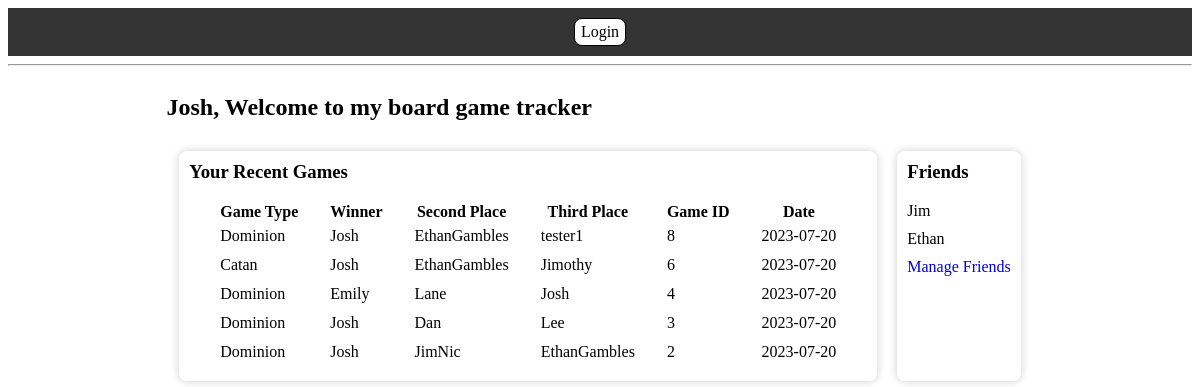
Screenshot of /home (signed in) with the database file from the repository.
### app.py (models this page shows)
class User(UserMixin, db.Model):
        id = db.Column(db.Integer, primary_key=True)
        fullname = db.Column(db.String(50), nullable=False)
        username = db.Column(db.String(15), nullable=False, unique=True)
        email = db.Column(db.String(50), nullable=False, unique=True)
        password = db.Column(db.String(80), nullable=False)
        favorites = db.relationship('SupportedGames', secondary=userFavorites, backref='favoritedby')
        friends = db.relationship('User', secondary=friends,
                                primaryjoin=(friends.c.user_id == id),
                                secondaryjoin=(friends.c.friend_id == id),
                                backref=db.backref('friend_of', lazy='dynamic'),
                                lazy='dynamic')

class DominionGame(db.Model):
    id = db.Column(db.Integer, primary_key=True)
    game_id = db.Column(db.Integer, nullable=False)
    winnerName = db.Column(db.String(50), nullable=False)
    winnerScore = db.Column(db.Integer, nullable=False)
    secondName = db.Column(db.String(50), nullable=False)
    secondScore = db.Column(db.Integer, nullable=False)
    thirdName = db.Column(db.String(50))
    thirdScore = db.Column(db.Integer)
    fourthName = db.Column(db.String(50))
    fourthScore = db.Column(db.Integer)
    date = db.Column(db.Date)

class CatanGame(db.Model):
    id = db.Column(db.Integer, primary_key=True)
    game_id = db.Column(db.Integer, nullable=False)
    winnerName = db.Column(db.String(50), nullable=False)
    winnerScore = db.Column(db.Integer, nullable=False)
    secondName = db.Column(db.String(50), nullable=False)
    secondScore = db.Column(db.Integer, nullable=False)
    thirdName = db.Column(db.String(50))
    thirdScore = db.Column(db.Integer)
    fourthName = db.Column(db.String(50))
    fourthScore = db.Column(db.Integer)
    date = db.Column(db.Date)

### app.py (the view, shortened to what this page needs)
@app.route('/')
@app.route('/home')
@login_required
def home():
    user = User.query.filter_by(username=current_user.username).first()
    user_friends = user.friends.limit(5).all()
    print(current_user.username)
    print(current_user.fullname)
    dominion_games = DominionGame.query.filter(or_(
        DominionGame.winnerName == current_user.fullname,
        DominionGame.secondName == current_user.fullname,
        DominionGame.thirdName == current_user.fullname,
        DominionGame.fourthName == current_user.fullname,
        DominionGame.winnerName == current_user.username,
        DominionGame.secondName == current_user.username,
        DominionGame.thirdName == current_user.username,
        DominionGame.fourthName == current_user.username
    )).with_entities(DominionGame.game_id, DominionGame.winnerName, DominionGame.secondName, DominionGame.thirdName, DominionGame.date, literal('Dominion').label('game_type')).all()
    recentGames = []
    for game in dominion_games:
        new_game = {}
        if game.winnerName == current_user.username:
            new_game['winnerName'] = current_user.fullname
        else:
            new_game['winnerName'] = game.winnerName
        if game.secondName == current_user.username:
            new_game['secondName'] = current_user.fullname
        else:
            new_game['secondName'] = game.secondName
        if game.thirdName == current_user.username:
            new_game['thirdName'] = current_user.fullname
        else:
            new_game['thirdName'] = game.thirdName
        new_game['game_id'] = game.game_id
        new_game['game_type'] = 'Dominion'
        new_game['current_date'] = game.date
        recentGames.append(new_game)
    catan_games = CatanGame.query.filter(or_(
        CatanGame.winnerName == current_user.fullname,
        CatanGame.secondName == current_user.fullname,
        CatanGame.thirdName == current_user.fullname,
        CatanGame.fourthName == current_user.fullname,
        CatanGame.winnerName == current_user.username,
        CatanGame.secondName == current_user.username,
        CatanGame.thirdName == current_user.username,
        CatanGame.fourthName == current_user.username
    )).with_entities(CatanGame.game_id, CatanGame.winnerName, CatanGame.secondName, CatanGame.thirdName, CatanGame.date, literal('Catan').label('game_type')).all()
    for game in catan_games:
        new_game = {}
        if game.winnerName == current_user.username:
            new_game['winnerName'] = current_user.fullname
        else:
            new_game['winnerName'] = game.winnerName
        if game.secondName == current_user.username:
            new_game['secondName'] = current_user.fullname
        else:
            new_game['secondName'] = game.secondName
        if game.thirdName == current_user.username:
            new_game['thirdName'] = current_user.fullname
        else:
            new_game['thirdName'] = game.thirdName
        new_game['game_id'] = game.game_id
        new_game['game_type'] = 'Catan'
        new_game['current_date'] = game.date
        recentGames.append(new_game)
    lords_games = LordsofWaterdeepGame.query.filter(or_(
        LordsofWaterdeepGame.winnerName == current_user.fullname,
        LordsofWaterdeepGame.secondName == current_user.fullname,
        LordsofWaterdeepGame.thirdName == current_user.fullname,
        LordsofWaterdeepGame.fourthName == current_user.fullname,
        LordsofWaterdeepGame.winnerName == current_user.username,
        LordsofWaterdeepGame.secondName == current_user.username,
        LordsofWaterdeepGame.thirdName == current_user.username,
        LordsofWaterdeepGame.fourthName == current_user.username
    )).with_entities(LordsofWaterdeepGame.game_id, LordsofWaterdeepGame.winnerName, LordsofWaterdeepGame.secondName, LordsofWaterdeepGame.thirdName, LordsofWaterdeepGame.date, literal('Catan').label('game_type')).all()
    sortedGames = sorted(recentGames, key=lambda x: x['game_id'], reverse=True)
    top5Games = sortedGames[:5]
    return render_template('home.html', title='Home', name=current_user.fullname, friends=user_friends, recentGames=top5Games)

### app.py (called while the page is built)
@login_manager.user_loader
def load_user(user_id):
    return User.query.get(int(user_id))

### home.html (shortened to what this page needs)
<!DOCTYPE html>
<html lang="en">
<head>
    <link rel="stylesheet" href="{{ url_for('static', filename='css/baseStyles.css') }}">
</head>
<body>
    {% extends "base.html" %}
    {% import "bootstrap/wtf.html" as wtf %}
    {% block content %}
        <div id="content">
            <div>
                <h2>{{ name }}, Welcome to my board game tracker</h2>
                <div id="mainLayout">
                    <div  class="section">
                        <h3>Your Recent Games</h3>
                        <table>
                            <thead>
                              <tr>
                                <th>Game Type</th>
                                <th>Winner</th>
                                <th>Second Place</th>
                                <th>Third Place</th>
                                <th>Game ID</th>
                                <th>Date</th>
                              </tr>
                            </thead>
                            <tbody>
                              {% for game in recentGames %}
                              <tr>
                                <td>{{ game.game_type }}</td>
                                <td>{{ game.winnerName }}</td>
                                <td>{{ game.secondName }}</td>
                                <td>{{ game.thirdName }}</td>
                                <td>{{ game.game_id }}</td>
                                <td>{{ game.current_date }}</td>
                              </tr>
                              {% endfor %}
                            </tbody>
                        </table>
                    </div>
                    <div class="section">
                        <h3>Friends</h3>
                        <div>
                            {% for friend in friends %}
                            <div style="margin-top: 10px;">
                                <span>{{ friend.fullname }}</span>
                            </div>
                            {% endfor %}
                        </div>
                        <div style="margin-top: 10px;">
                            <a href="/friend" class="btn-info">Manage Friends</a>
                        </div>
                    </div>
                </div>
            </div>
        </div>
    {% endblock %}

### baseStyles.css (style rules this page uses)
#content { display: flex; justify-content: center; }
#mainLayout { display: flex; justify-content: center; }
#mainLayout { width: 867px; display: flex; flex-direction: row; flex-wrap: wrap; }
.section { margin: 10px; border-radius: 8px; box-shadow: 0px 0px 8px rgba(0, 0, 0, 0.2); padding: 10px; }
.section h3 { margin-top: 0px; }
table { border-collapse: separate; border-spacing: 30px 0; }
tr td { padding-bottom: 10px; }
tr th { padding-bottom: 5px; }
a { text-decoration: none; }

### rows the page displays
User: fullname "Josh", winnerName "Josh" "Josh" "Josh" "Josh", thirdName "Josh"
DominionGame: secondName "EthanGambles", thirdName "tester1"
CatanGame: secondName "EthanGambles", thirdName "Jimothy"
DominionGame: winnerName "Emily", secondName "Lane"
DominionGame: secondName "Dan", thirdName "Lee"
DominionGame: secondName "JimNic", thirdName "EthanGambles"
User: fullname "Jim"
User: fullname "Ethan"

### other values shown
{{ game.game_type }} "Dominion" "Catan" "Dominion" "Dominion" "Dominion"
{{ game.game_id }} "8" "6" "4" "3" "2"
{{ game.current_date }} "2023-07-20" "2023-07-20" "2023-07-20" "2023-07-20" "2023-07-20"
